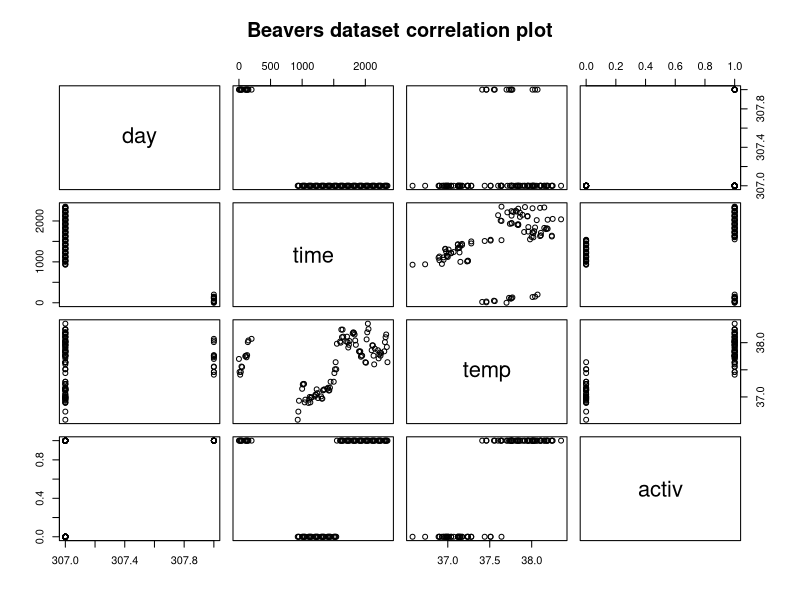
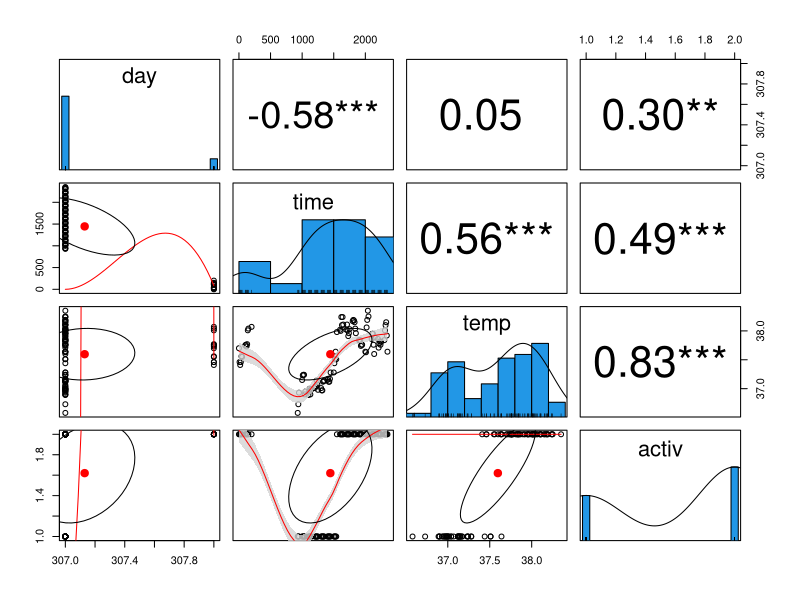

Source code (R) for these figures, in order: (Note: this script raises an error after producing the figures.)

# Practical 6 --------------------------------------------------------
# Refer to notes on Blackboard
# --------------------------------------------------------------------


# Using statistical methods to examine
# the relationships between variables of interest

?beavers
str(beaver2)
# The beaver dataset contains data on body temp of 4 beavers
# every 10 mins over a day for demo purposes 
# We want to examine the difference in average body temp
# during periods of activity to evaluate whether
# body temperature is affected by activity
# First we need to ensure that data is in correct format
# Activ should be a factor
# Temp is numerical

# H0: Body temperate is not affected by activity
# h1: Body temperature is affected by activity

# I'm copying the data to a data frame
# This is not a necessary step
beavers_data <- beaver2
str(beaver2)

# Using the default pairs() option first
# to examine correlations between variables
pairs(beavers_data, labels = colnames(beavers_data), main = "Beavers dataset correlation plot")

# I'm examining body temp and activity so I need 
# to prepare both variables first
# change activ to a factor variable
# as it seems to be a categorical dichotomous variable
# The temp variable is a continuous variable, and it is 
# in numeric format already so does not need to be converted

# labels starts with what is assigned to lower value first
# eg 0 = no, 1 = yes
beavers_data$activity <- factor(beaver2$activ, labels = c("no", "yes"))

# We could alternatively use the transform command
# as an alternative method to perform the conversion
beavers_data <- transform(beaver2,
                          activ = factor(activ, labels = c("no", "yes")))

# Lets look at the correlation between both of these variables
# to evaluate the strength of the relationship
# and whether it is negative or positive

# We can use libraries to help improve 
# the chart. Also includes correlations between variables
install.packages("psych")
library(psych)

# Seems there could be a positive correlation between 
# temp and activ
pairs.panels(beavers_data,
             smooth = TRUE,      # If TRUE, draws loess smooths
             scale = FALSE,      # If TRUE, scales the correlation text font
             density = TRUE,     # If TRUE, adds density plots and histograms
             ellipses = TRUE,    # If TRUE, draws ellipses
             method = "spearman",# Correlation method (also "pearson" or "kendall")
             pch = 21,           # pch symbol
             lm = FALSE,         # If TRUE, plots linear fit rather than the LOESS (smoothed) fit
             cor = TRUE,         # If TRUE, reports correlations
             jiggle = FALSE,     # If TRUE, data points are jittered
             factor = 2,         # Jittering factor
             hist.col = 4,       # Histograms color
             stars = TRUE,       # If TRUE, adds significance level with stars
             ci = TRUE)          # If TRUE, adds confidence intervals

# Before carrying any analysis, summarise the 
# medians and interquartile range by group.
# When reporting differences between groups for 
# skewed data, it is common to report the medians 
# by group rather than the means 
tapply(beavers_data$temp, median)
# summary data can be used to show this as well
# Shows the temperature details for no and yes answers
tapply(temp, activity, summary)


# We can show this categorical data in a plot
# but not in a scatter plot
attach(beavers_data)
plot(beavers_data$activity, temp, pch = 19, col = "lightblue")

# We can split the activity data into 2 subsets
# and then use the histogram() function
library("lattice")
# The histogram uses a 1 sided formula, so we
# dont specify anything on left side of ~
# and on right side we specify which variable is in the histogram
# ie temp.
# After the vertical line we show the factor by which the data
# is split ie "activ"
attach(beavers_data)
histogram(~temp | activ, 
          data = beavers_data, 
          main = "Distribution of beaver activity data", 
          xlab = "Temperature (degrees)", 
          ylab = "Activity %")
detach(beavers_data)


attach(beavers_data)
qqnorm(temp)
qqline(temp,col = "red")

#compare yes and no with 1 chart
opar <- par(no.readonly = TRUE)
#arrange plots in 1 rows by 2 cols
par(mfrow = c(1,2))
with(beavers_data , {
  qqnorm(temp[activity == "yes"],
         main = "Beavers active data",
        qqline(temp[activity == "yes"]))
})

with(beavers_data, {
  qqnorm(temp[activity == "no"],
         main = "Beavers inactive data",
         qqline(temp[activity == "no"]))
})

par(opar)

#Shapiro-Wilks test for normality
#p-value indicates if sample is from a normal distribution
#<0.05 then not normally distributed

#for temp
normality_test <- shapiro.test(beavers_data$temp)
normality_test$p.value

#for activity
tapply(temp, activity, shapiro.test)

#temp (dependent var) = not normally distributes
#activity (independent var) = normally distributes

#format of test is wilcox.test
#wilcox.test(dependent ~ independent)
wilcox.test(temp ~ activity)

#p-value < 0.05 so the null hypothesis is rejected
# and it is concluded that the beaver body temperature is affected by activity (p = 2.2e-16)
